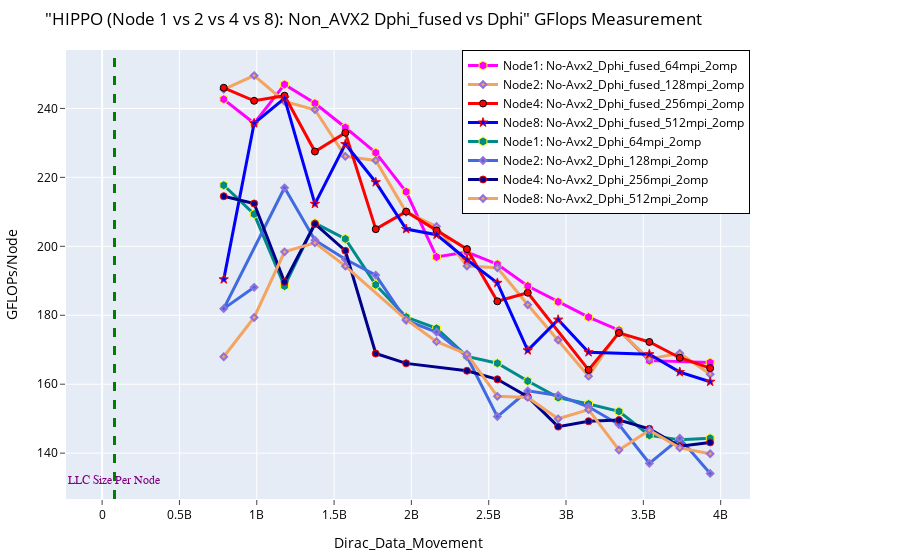

Write notebook code for a chart like this one.
### Markdown cell above
# MACRO Best cases on Node 1, 2, 4, 8

### Code cell
fig = go.Figure() 

# MACRO Fused Case
fig.add_trace(go.Scatter(x=(dfn1MacFusProb_64mpi_2omp.Dirc_Data_Mov*(dfn1MacFusProb_64mpi_2omp.MPI_size)), 
                         y=(dfn1MacFusProb_64mpi_2omp.GFLOPS*(dfn1MacFusProb_64mpi_2omp.MPI_size)), 
                         mode='lines+markers', 
                         name='Node1: No-Avx2_Dphi_fused_64mpi_2omp',
                         line=dict(color='magenta',width=3),
                         marker=dict(symbol='hexagon',size=9, line=dict(color='yellow',width=1))))

fig.add_trace(go.Scatter(x=(dfn2MacFusProb_128mpi_2omp.Dirc_Data_Mov*(dfn2MacFusProb_128mpi_2omp.MPI_size/2)), 
                         y=(dfn2MacFusProb_128mpi_2omp.GFLOPS*(dfn2MacFusProb_128mpi_2omp.MPI_size/2)), 
                         mode='lines+markers', 
                         name='Node2: No-Avx2_Dphi_fused_128mpi_2omp',
                         line=dict(color='sandybrown',width=3),
                         marker=dict(symbol='diamond',size=5,line=dict(color='MediumPurple',width=2))))


fig.add_trace(go.Scatter(x=(dfn4MacFusProb_256mpi_2omp.Dirc_Data_Mov*(dfn4MacFusProb_256mpi_2omp.MPI_size/4)), 
                         y=(dfn4MacFusProb_256mpi_2omp.GFLOPS*(dfn4MacFusProb_256mpi_2omp.MPI_size/4)), 
                         mode='lines+markers', 
                         name='Node4: No-Avx2_Dphi_fused_256mpi_2omp',
                         line=dict(color='red',width=3),
                         marker=dict(symbol='circle',size=7, line=dict(color='black',width=1))))

fig.add_trace(go.Scatter(x=(dfn8MacFusProb_512mpi_2omp.Dirc_Data_Mov*(dfn8MacFusProb_512mpi_2omp.MPI_size/8)), 
                         y=(dfn8MacFusProb_512mpi_2omp.GFLOPS*(dfn8MacFusProb_512mpi_2omp.MPI_size/8)), 
                         mode='lines+markers', 
                         name='Node8: No-Avx2_Dphi_fused_512mpi_2omp',
                         line=dict(color='blue',width=3),
                         marker=dict(symbol='star',size=7, line=dict(color='red',width=1))))




# MACRO Non_fused Case
fig.add_trace(go.Scatter(x=(dfn1MacNonFusNonProb_64mpi_2omp.Dirc_Data_Mov*(dfn1MacNonFusNonProb_64mpi_2omp.MPI_size)), 
                         y=(dfn1MacNonFusNonProb_64mpi_2omp.GFLOPS*(dfn1MacNonFusNonProb_64mpi_2omp.MPI_size)), 
                         mode='lines+markers', 
                         name='Node1: No-Avx2_Dphi_64mpi_2omp',
                         line=dict(color='darkcyan',width=3),
                         marker=dict(symbol='hexagon',size=9, line=dict(color='yellow',width=1))))

fig.add_trace(go.Scatter(x=(dfn2MacNonFusNonProb_128mpi_2omp.Dirc_Data_Mov*(dfn2MacNonFusNonProb_128mpi_2omp.MPI_size/2)), 
                         y=(dfn2MacNonFusNonProb_128mpi_2omp.GFLOPS*(dfn2MacNonFusNonProb_128mpi_2omp.MPI_size/2)), 
                         mode='lines+markers', 
                         name='Node2: No-Avx2_Dphi_128mpi_2omp',
                         line=dict(color='royalblue',width=3),
                         marker=dict(symbol='diamond',size=5,line=dict(color='MediumPurple',width=2))))

fig.add_trace(go.Scatter(x=(dfn4MacNonFusProb_256mpi_2omp.Dirc_Data_Mov*(dfn4MacNonFusProb_256mpi_2omp.MPI_size/4)), 
                         y=(dfn4MacNonFusProb_256mpi_2omp.GFLOPS*(dfn4MacNonFusProb_256mpi_2omp.MPI_size/4)), 
                         mode='lines+markers', 
                         name='Node4: No-Avx2_Dphi_256mpi_2omp',
                         line=dict(color='darkblue',width=3),
                         marker=dict(symbol='circle',size=7, line=dict(color='red',width=1))))

fig.add_trace(go.Scatter(x=(dfn8MacNonFusNonProb_512mpi_2omp.Dirc_Data_Mov*(dfn8MacNonFusNonProb_512mpi_2omp.MPI_size/8)), 
                         y=(dfn8MacNonFusNonProb_512mpi_2omp.GFLOPS*(dfn8MacNonFusNonProb_512mpi_2omp.MPI_size/8)), 
                         mode='lines+markers', 
                         name='Node8: No-Avx2_Dphi_512mpi_2omp',
                         line=dict(color='sandybrown',width=3),
                         marker=dict(symbol='diamond',size=5,line=dict(color='MediumPurple',width=2))))




# Adding a vertical line
fig.add_vline(x=80e6, line_width=3, line_dash="dash", line_color="green")
# fig.add_hline(y=1024, line_width=3, line_dash="dash", line_color="red")

# Add annotation
fig.add_annotation(
    x='80e6'
    , y=130
    , text=f'LLC Size Per Node'
    , yanchor='bottom'
    , showarrow=False
    , arrowhead=1
    , arrowsize=1
    , arrowwidth=2
    , arrowcolor="#636363"
    , ax=-20
    , ay=-30
    , font=dict(size=12, color="purple", family="Sans Serif")
    , align="left"
    ,)



fig.update_layout(
    title=dict(text='"HIPPO (Node 1 vs 2 vs 4 vs 8): Non_AVX2 Dphi_fused vs Dphi" GFlops Measurement',
               font=dict(color="black")),  # Set title text color to black
    xaxis_title=dict(text='Dirac_Data_Movement', font=dict(color="black")), 
    yaxis_title=dict(text='GFLOPs/Node', font=dict(color="black")), 
    xaxis=dict(ticks="outside", tickfont=dict(color="black")),  # Set font color for x-axis ticks
    yaxis=dict(ticks="outside", tickfont=dict(color="black")),  # Set font color for y-axis ticks
    legend=go.layout.Legend(bordercolor="black", borderwidth=1, x=1, xanchor="right", y=1, yanchor="top",
                            font=dict(color="black")),  # Set legend text color to black
    margin=dict(l=50, r=150, t=50, b=50)  # Adjust the left and right margins
)

### Figure 1 — Plotly figure (JSON) as saved in the notebook; plotly's stock layout.template omitted (floating-point values rounded to 4 significant figures)
{"data": [{"line": {"color": "magenta", "width": 3}, "marker": {"line": {"color": "yellow", "width": 1}, "size": 9, "symbol": "hexagon"}, "mode": "lines+markers", "name": "Node1: No-Avx2_Dphi_fused_64mpi_2omp", "type": "scatter", "x": [786432000, 983040000, 1179648000, 1376256000, 1572864000, 1769472000, 1966080000, 2162688000, 2359296000, 2555904000, 2752512000, 2949120000, 3145728000, 3342336000, 3538944000, 3932160000], "y": [242.6, 235.7, 247.0, 241.5, 234.5, 227.2, 215.8, 196.9, 198.3, 194.8, 188.5, 183.9, 179.5, 175.7, 166.8, 166.3]}, {"line": {"color": "sandybrown", "width": 3}, "marker": {"line": {"color": "MediumPurple", "width": 2}, "size": 5, "symbol": "diamond"}, "mode": "lines+markers", "name": "Node2: No-Avx2_Dphi_fused_128mpi_2omp", "type": "scatter", "x": [786432000, 983040000, 1179648000, 1376256000, 1572864000, 1769472000, 1966080000, 2162688000, 2359296000, 2555904000, 2752512000, 2949120000, 3145728000, 3342336000, 3538944000, 3735552000, 3932160000], "y": [245.5, 249.5, 242.0, 239.6, 226.1, 224.9, 209.9, 205.8, 194.3, 193.8, 183.0, 172.8, 162.3, 175.4, 167.3, 168.9, 162.9]}, {"line": {"color": "red", "width": 3}, "marker": {"line": {"color": "black", "width": 1}, "size": 7, "symbol": "circle"}, "mode": "lines+markers", "name": "Node4: No-Avx2_Dphi_fused_256mpi_2omp", "type": "scatter", "x": [786432000, 983040000, 1179648000, 1376256000, 1572864000, 1769472000, 1966080000, 2162688000, 2359296000, 2555904000, 2752512000, 3145728000, 3342336000, 3538944000, 3735552000, 3932160000], "y": [246.0, 242.2, 243.7, 227.5, 232.9, 205.0, 210.1, 204.6, 199.2, 184.0, 186.5, 164.1, 174.9, 172.3, 167.7, 164.7]}, {"line": {"color": "blue", "width": 3}, "marker": {"line": {"color": "red", "width": 1}, "size": 7, "symbol": "star"}, "mode": "lines+markers", "name": "Node8: No-Avx2_Dphi_fused_512mpi_2omp", "type": "scatter", "x": [786432000, 983040000, 1179648000, 1376256000, 1572864000, 1769472000, 1966080000, 2162688000, 2359296000, 2555904000, 2752512000, 2949120000, 3145728000, 3538944000, 3735552000, 3932160000], "y": [190.4, 235.7, 242.9, 212.3, 229.6, 218.6, 205.0, 203.4, 196.1, 189.4, 169.8, 178.7, 169.3, 168.7, 163.5, 160.7]}, {"line": {"color": "darkcyan", "width": 3}, "marker": {"line": {"color": "yellow", "width": 1}, "size": 9, "symbol": "hexagon"}, "mode": "lines+markers", "name": "Node1: No-Avx2_Dphi_64mpi_2omp", "type": "scatter", "x": [786432000, 983040000, 1179648000, 1376256000, 1572864000, 1769472000, 1966080000, 2162688000, 2359296000, 2555904000, 2752512000, 2949120000, 3145728000, 3342336000, 3538944000, 3735552000, 3932160000], "y": [217.7, 209.3, 188.5, 206.7, 202.2, 188.8, 179.5, 176.2, 168.1, 166.1, 160.9, 156.1, 154.2, 152.1, 145.2, 143.9, 144.3]}, {"line": {"color": "royalblue", "width": 3}, "marker": {"line": {"color": "MediumPurple", "width": 2}, "size": 5, "symbol": "diamond"}, "mode": "lines+markers", "name": "Node2: No-Avx2_Dphi_128mpi_2omp", "type": "scatter", "x": [983040000, 786432000, 1179648000, 1376256000, 1572864000, 1769472000, 1966080000, 2162688000, 2359296000, 2555904000, 2752512000, 2949120000, 3145728000, 3342336000, 3538944000, 3735552000, 3932160000], "y": [188.1, 181.9, 217.0, 201.8, 196.2, 191.7, 178.5, 175.1, 168.0, 150.6, 158.1, 156.7, 153.4, 148.3, 137.1, 144.3, 134.1]}, {"line": {"color": "darkblue", "width": 3}, "marker": {"line": {"color": "red", "width": 1}, "size": 7, "symbol": "circle"}, "mode": "lines+markers", "name": "Node4: No-Avx2_Dphi_256mpi_2omp", "type": "scatter", "x": [786432000, 983040000, 1179648000, 1376256000, 1572864000, 1769472000, 1966080000, 2359296000, 2555904000, 2752512000, 2949120000, 3145728000, 3342336000, 3538944000, 3735552000, 3932160000], "y": [214.5, 212.4, 189.7, 206.5, 198.7, 168.9, 166.0, 163.9, 161.4, 156.3, 147.7, 149.3, 149.6, 147.0, 142.0, 143.1]}, {"line": {"color": "sandybrown", "width": 3}, "marker": {"line": {"color": "MediumPurple", "width": 2}, "size": 5, "symbol": "diamond"}, "mode": "lines+markers", "name": "Node8: No-Avx2_Dphi_512mpi_2omp", "type": "scatter", "x": [786432000, 983040000, 1179648000, 1376256000, 1572864000, 1966080000, 2162688000, 2359296000, 2555904000, 2752512000, 2949120000, 3145728000, 3342336000, 3538944000, 3735552000, 3932160000], "y": [168.0, 179.4, 198.4, 201.0, 194.2, 178.8, 172.3, 168.7, 156.5, 156.2, 150.0, 152.6, 140.9, 146.6, 141.5, 139.8]}], "layout": {"annotations": [{"align": "left", "arrowcolor": "#636363", "arrowhead": 1, "arrowsize": 1, "arrowwidth": 2, "ax": -20, "ay": -30, "font": {"color": "purple", "family": "Sans Serif", "size": 12}, "showarrow": false, "text": "LLC Size Per Node", "x": "80e6", "y": 130, "yanchor": "bottom"}], "legend": {"bordercolor": "black", "borderwidth": 1, "font": {"color": "black"}, "x": 1, "xanchor": "right", "y": 1, "yanchor": "top"}, "margin": {"b": 50, "l": 50, "r": 150, "t": 50}, "shapes": [{"line": {"color": "green", "dash": "dash", "width": 3}, "type": "line", "x0": 80000000, "x1": 80000000, "xref": "x", "y0": 0, "y1": 1, "yref": "y domain"}], "title": {"font": {"color": "black"}, "text": "\"HIPPO (Node 1 vs 2 vs 4 vs 8): Non_AVX2 Dphi_fused vs Dphi\" GFlops Measurement"}, "xaxis": {"tickfont": {"color": "black"}, "ticks": "outside", "title": {"font": {"color": "black"}, "text": "Dirac_Data_Movement"}}, "yaxis": {"tickfont": {"color": "black"}, "ticks": "outside", "title": {"font": {"color": "black"}, "text": "GFLOPs/Node"}}}}
